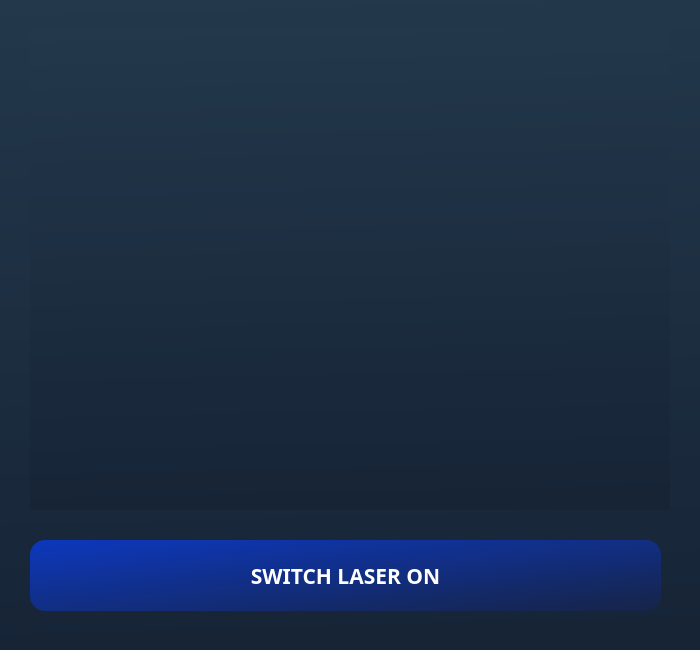
<?xml version="1.0" encoding="UTF-8"?>
<ui version="4.0">
 <class>OutputDialog</class>
 <widget class="QDialog" name="OutputDialog">
  <property name="geometry">
   <rect>
    <x>0</x>
    <y>0</y>
    <width>700</width>
    <height>650</height>
   </rect>
  </property>
  <property name="minimumSize">
   <size>
    <width>700</width>
    <height>650</height>
   </size>
  </property>
  <property name="maximumSize">
   <size>
    <width>700</width>
    <height>650</height>
   </size>
  </property>
  <property name="font">
   <font>
    <family>Calibri</family>
    <weight>75</weight>
    <bold>true</bold>
   </font>
  </property>
  <property name="windowTitle">
   <string>Face Recognition</string>
  </property>
  <property name="windowIcon">
   <iconset>
    <normaloff>:/icon/icon.png</normaloff>:/icon/icon.png</iconset>
  </property>
  <property name="styleSheet">
   <string notr="true">
background-color: qlineargradient(spread:pad, x1:0, y1:0, x2:0.0299751, y2:1, stop:0 rgba(35, 56, 75, 255), stop:1 rgba(22, 36, 54, 255));</string>
  </property>
  <widget class="QLabel" name="imgLabel">
   <property name="geometry">
    <rect>
     <x>30</x>
     <y>30</y>
     <width>640</width>
     <height>480</height>
    </rect>
   </property>
   <property name="minimumSize">
    <size>
     <width>4</width>
     <height>0</height>
    </size>
   </property>
   <property name="maximumSize">
    <size>
     <width>640</width>
     <height>480</height>
    </size>
   </property>
   <property name="text">
    <string/>
   </property>
  </widget>
  <widget class="QPushButton" name="ClockInButton">
   <property name="geometry">
    <rect>
     <x>30</x>
     <y>540</y>
     <width>631</width>
     <height>71</height>
    </rect>
   </property>
   <property name="font">
    <font>
     <family>Product Sans</family>
     <pointsize>16</pointsize>
     <weight>75</weight>
     <bold>true</bold>
    </font>
   </property>
   <property name="cursor">
    <cursorShape>PointingHandCursor</cursorShape>
   </property>
   <property name="styleSheet">
    <string notr="true">background-color: qlineargradient(spread:pad, x1:0, y1:0, x2:0.995149, y2:1, stop:0 rgba(13, 56, 190, 255), stop:1 rgba(22, 36, 74, 220));
color: rgb(255, 255, 255); 
border-radius: 15%; 
padding: 5px;</string>
   </property>
   <property name="text">
    <string>SWITCH LASER ON</string>
   </property>
  </widget>
 </widget>
 <resources>
  <include location="resource.qrc"/>
 </resources>
 <connections/>
</ui>
